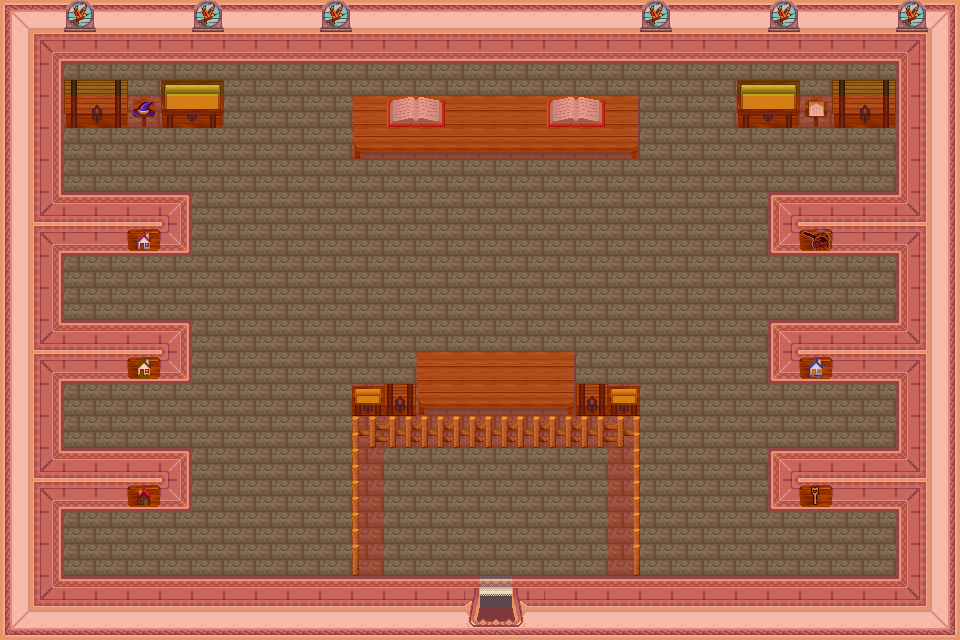

Rendered tile map (Tiled .tmx) drawn with the repository's tilesets; below, a short description and the map source with its tile grids summarised:
An orthogonal 30x20 tile map with 32x32 px tiles, 6 tile layers (0_floor, 1_terrain, 2_object, 3_roof, ...), 1 hidden layer not drawn, 14 tilesets and 1 object (mapchange_exit).

<map version="1.10" tiledversion="1.10.1" orientation="orthogonal" renderorder="right-down" width="30" height="20" tilewidth="32" tileheight="32" infinite="0" nextlayerid="8" nextobjectid="1">
 <tileset firstgid="1" name="int_wall_pale.png" tilewidth="32" tileheight="32" tilecount="16" columns="2">
  <image source="../../tileset/building/wall/int_wall_pale.png" trans="ff00ff" width="64" height="256" />
 </tileset>
 <tileset firstgid="17" name="int_wall_purple.png" tilewidth="32" tileheight="32" tilecount="20" columns="2">
  <image source="../../tileset/building/wall/int_wall_purple.png" trans="ff00ff" width="64" height="320" />
 </tileset>
 <tileset firstgid="37" name="carpets_2.png" tilewidth="32" tileheight="32" tilecount="20" columns="4">
  <image source="../../tileset/furniture/carpet/carpets_2.png" trans="ff00ff" width="128" height="160" />
 </tileset>
 <tileset firstgid="57" name="pale_red_ns.png" tilewidth="32" tileheight="32" tilecount="36" columns="9">
  <image source="../../tileset/building/entrance/pale_red_ns.png" trans="ff00ff" width="288" height="128" />
 </tileset>
 <tileset firstgid="93" name="fence_wooden.png" tilewidth="32" tileheight="32" tilecount="12" columns="3">
  <image source="../../tileset/building/fence/fence_wooden.png" width="96" height="128" />
 </tileset>
 <tileset firstgid="105" name="small.png" tilewidth="32" tileheight="32" tilecount="2" columns="1">
  <image source="../../tileset/item/chest/small.png" trans="ff00ff" width="32" height="64" />
 </tileset>
 <tileset firstgid="107" name="painted.png" tilewidth="32" tileheight="32" tilecount="1" columns="1">
  <image source="../../tileset/building/window/painted.png" width="32" height="32" />
 </tileset>
 <tileset firstgid="108" name="book.png" tilewidth="32" tileheight="32" tilecount="4" columns="2">
  <image source="../../tileset/item/documents/book.png" width="64" height="64" />
 </tileset>
 <tileset firstgid="112" name="collision.png" tilewidth="32" tileheight="32" tilecount="1" columns="1">
  <image source="../../tileset/logic/collision.png" width="32" height="32" />
 </tileset>
 <tileset firstgid="113" name="protection.png" tilewidth="32" tileheight="32" tilecount="2" columns="2">
  <image source="../../tileset/logic/protection.png" width="64" height="32" />
 </tileset>
 <tileset firstgid="115" name="table" tilewidth="32" tileheight="32" tilecount="9" columns="3">
  <image source="../../tileset/furniture/table/wooden_rectangular.png" width="96" height="96" />
 </tileset>
 <tileset firstgid="124" name="chest" tilewidth="32" tileheight="32" tilecount="8" columns="4">
  <image source="../../tileset/item/chest/large.png" width="128" height="64" />
 </tileset>
 <tileset firstgid="132" name="chests_banner" tilewidth="32" tileheight="32" tilecount="8" columns="1">
  <image source="../../tileset/building/decoration/chests_banner.png" width="32" height="256" />
 </tileset>
 <tileset firstgid="140" name="chests_signpost" tilewidth="32" tileheight="32" tilecount="8" columns="1">
  <image source="../../tileset/building/decoration/chests_signpost.png" width="32" height="256" />
 </tileset>
 <layer id="1" name="0_floor" width="30" height="20">
  <data>[600 cells, 600 non-empty, 27 distinct tile ids]</data>
 </layer>
 <layer id="2" name="1_terrain" width="30" height="20">
  <data>[600 cells, 59 non-empty, 21 distinct tile ids]</data>
 </layer>
 <layer id="3" name="2_object" width="30" height="20">
  <data>[600 cells, 16 non-empty, 9 distinct tile ids]</data>
 </layer>
 <layer id="4" name="3_roof" width="30" height="20">
  <data>[600 cells, 8 non-empty, 4 distinct tile ids]</data>
 </layer>
 <layer id="5" name="objects" width="30" height="20">
  <data>[600 cells, 0 non-empty, 0 distinct tile ids]</data>
 </layer>
 <layer id="6" name="collision" width="30" height="20" opacity="0.22">
  <data>[600 cells, 290 non-empty, 1 distinct tile ids]</data>
 </layer>
 <layer id="7" name="protection" width="30" height="20" visible="0" opacity="0.2">
  <data>[600 cells, 600 non-empty, 1 distinct tile ids]</data>
 </layer>
 <objectgroup name="Mapevents">
  <object name="entrance" type="mapchange_exit" id="1" x="480" y="576" width="32" height="32">
   <properties>
    <property name="map" value="-1_fado_great_cave_n_e3_x0_y1" />
    <property name="place" value="bank_entrance" />
   </properties>
  </object>
 </objectgroup>
</map>
